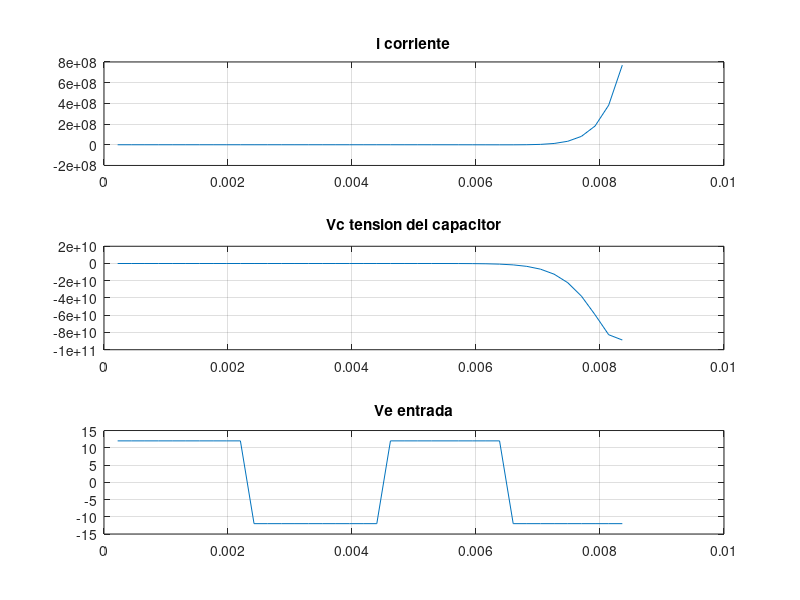

Here is the MATLAB script that generated this plot:
% Ítem [1] Asignar valores a R=220, L=500mHy, y C=2,2uF. Obtener simulaciones que permitan
% estudiar la dinámica del sistema, con una entrada de tensión escalón de 12V, que cada 10ms
% cambia de signo.

close all; clear all; clc
% Se le asignan valores a los siguientes parámetros
R=200; L=500e-3; C=2.2e-6;
% Matriz del sistema
Mat_A=[-R/L, -1/L; 1/C 0];
% Vector de entrada
Mat_B=[1/L; 0];
% Vector de salida
Mat_C=[0 R];
% La inversa de la matriz de los valores propios
ieig=-1*(1./(eig(Mat_A)));
tR=min(ieig) %Constante de tiempo mas rapida
tL=max(ieig) %Constante de tiempo mas lerda
% Se define el paso h, el tiempo fina Tf y la cantidad de pasos
h=tR;Tf=0.04;pasos=Tf/h;
% Parametros para la fuente
t=[];
talt=10e-3;
ii=1;
% Condiciones iniciales
i(1)=0;Vc(1)=0;Ve=12;
X0=[i(1);Vc(1)];x=[0;0];

while(ii<(pasos+1))
    t(ii)=ii*h;
    u(ii)=Ve;
    if(t(ii)>talt)% Cada 10ms la tension se invierte
        Ve=Ve*-1;
        talt=talt+10e-3;
    end
    i(ii)=x(1);Vc(ii)=x(2);
    xp=Mat_A*(x-X0)+Mat_B*u(ii);
    x=x+h*xp;
    y=Mat_C*x;
    ii=ii+1;
end
% Se grafica la corriente i, la tension del capacitor Vc y la tension de
% entrada Ve
figure(1);hold on;
subplot(3,1,1);plot(t,i);grid on; title('i corriente');
subplot(3,1,2);plot(t,Vc);grid on; title('Vc tension del capacitor');
subplot(3,1,3);plot(t,u);grid on; title('Ve entrada');
